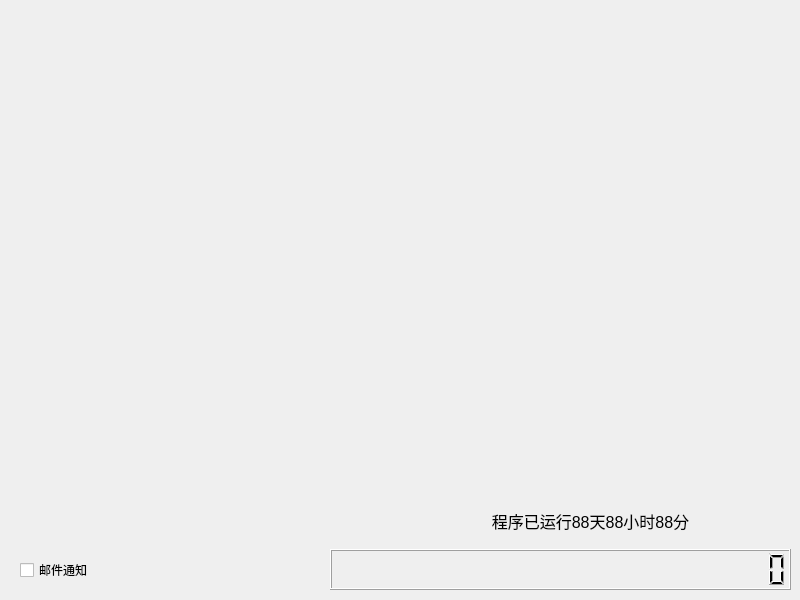
<?xml version="1.0" encoding="UTF-8"?>
<ui version="4.0">
 <class>MonitoringPlatform_IM</class>
 <widget class="QWidget" name="MonitoringPlatform_IM">
  <property name="geometry">
   <rect>
    <x>0</x>
    <y>0</y>
    <width>800</width>
    <height>600</height>
   </rect>
  </property>
  <property name="windowTitle">
   <string>MonitoringPlatform_IM</string>
  </property>
  <widget class="QLCDNumber" name="LcdNum_DateTime">
   <property name="geometry">
    <rect>
     <x>330</x>
     <y>549</y>
     <width>461</width>
     <height>41</height>
    </rect>
   </property>
   <property name="digitCount">
    <number>25</number>
   </property>
  </widget>
  <widget class="QLabel" name="Lab_SystemRunTime">
   <property name="geometry">
    <rect>
     <x>460</x>
     <y>500</y>
     <width>261</width>
     <height>41</height>
    </rect>
   </property>
   <property name="font">
    <font>
     <pointsize>12</pointsize>
    </font>
   </property>
   <property name="layoutDirection">
    <enum>Qt::LeftToRight</enum>
   </property>
   <property name="text">
    <string>程序已运行88天88小时88分</string>
   </property>
   <property name="alignment">
    <set>Qt::AlignCenter</set>
   </property>
  </widget>
  <widget class="QCheckBox" name="CheckBox_Email_En">
   <property name="geometry">
    <rect>
     <x>20</x>
     <y>560</y>
     <width>80</width>
     <height>20</height>
    </rect>
   </property>
   <property name="text">
    <string>邮件通知</string>
   </property>
  </widget>
 </widget>
 <resources/>
 <connections/>
</ui>
